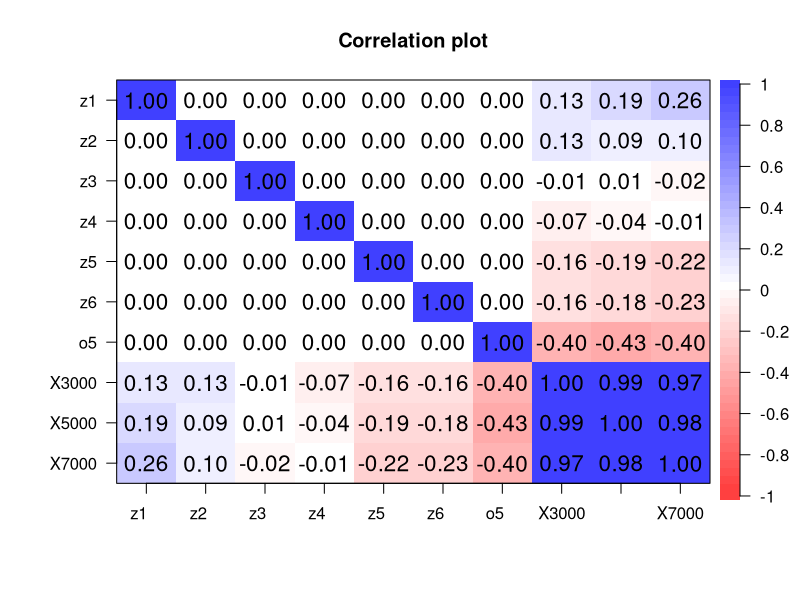

Write the R code that produced this figure.
# #install.packages("qgraph")
# install.packages("psych")
library(psych)
cw<-read.csv("out_result.csv")
sel<-data.frame(cw[1:7],cw[14],cw[16],cw[18])
z<-cor(sel)

print(z)
cor.plot(z)

# # install.package("corrplot")
# library(corrplot)
# corrplot(z)
